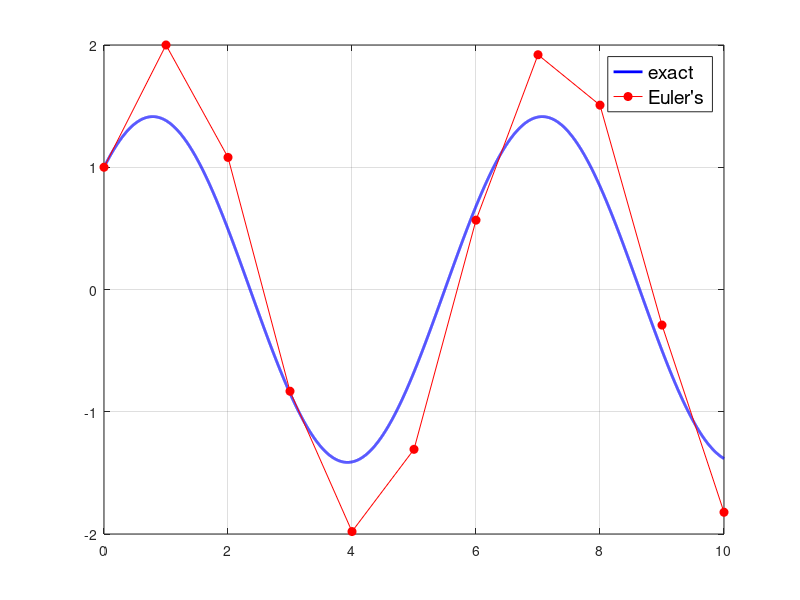

Here is the MATLAB script that generated this plot:

f = @(t,y) 2.*cos(t)-y; % dy/dt

a = 0;  b = 10; % initial, final time

h = 1; % time step

figure(123);  clf; 
t_refined = linspace(a,b,1E4); % to plot exact solution
y = @(t)  2^(1/2)*cos(t - pi/4); % exact solution
plot(t_refined,y(t_refined),'b-','linewidth',2); 
hold on

t = a:h:b; % times to calculate approximate solution w at
w = NaN(size(t)); % initialize approx sol with NaNs
w(1) = 1; % start with known initial condition

for i = 2:length(t) % skip i = 1 since we already have initial condition
    
    w(i) = w(i-1) + h.*(f(t(i-1), w(i-1))); % Euler's method
    % note, I've shifted indices vs lecture / BF 
    % so (i+1) --> (i) and (i) --> (i-1) here
    
end

% plot approx. solution
plot(t,w,'ro-','markerfacecolor','r','markersize',6);  grid on
legend('exact','Euler''s','Location','best','fontsize',14);

error = abs( w(end) - y(b) ) % abs error at final time